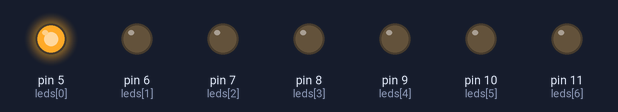
Bench run of a sketch on a simulated Arduino Uno, built with avr-gcc and run on an emulated ATmega328P. On the bench: output pins drawn as LEDs (lit = HIGH).

Above: at 0.02 s.
At 0.22 s:
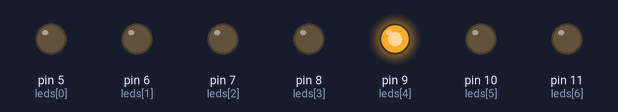
At 0.62 s:
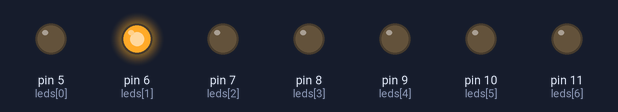
At 1.22 s:
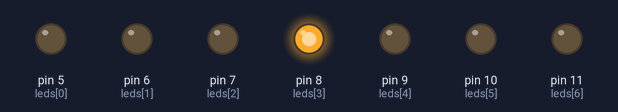
At 1.82 s:
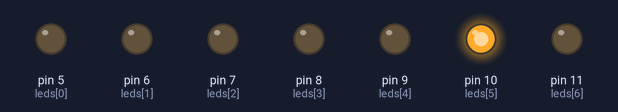
At 2.45 s:
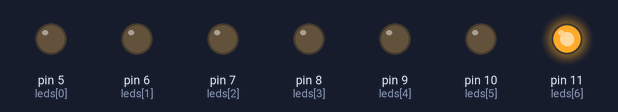
Timing chart, 0 to 3.0 s (numbered marks = the images above):
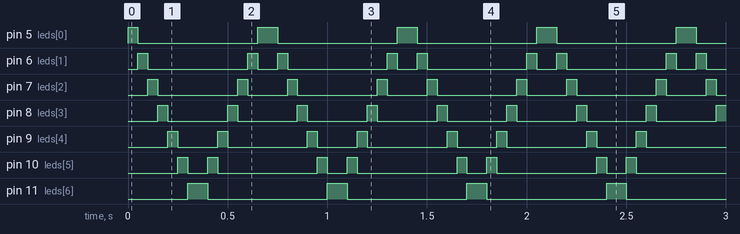

Measured:
- by itself, pin 5 (leds[0]), pin 11 (leds[6]): alternates HIGH for 0.10 s and LOW for 0.60 s
- by itself, pin 6 (leds[1]): repeats every 0.70 s: LOW 0.50 s, HIGH 0.05 s, LOW 0.10 s, HIGH 0.05 s
- by itself, pin 7 (leds[2]): repeats every 0.70 s: LOW 0.40 s, HIGH 0.05 s, LOW 0.20 s, HIGH 0.05 s
- by itself, pin 8 (leds[3]): alternates HIGH for 0.05 s and LOW for 0.30 s
- by itself, pin 9 (leds[4]): repeats every 0.70 s: LOW 0.20 s, HIGH 0.05 s, LOW 0.40 s, HIGH 0.05 s
- by itself, pin 10 (leds[5]): repeats every 0.70 s: LOW 0.10 s, HIGH 0.05 s, LOW 0.50 s, HIGH 0.05 s

The sketch:

4to_ejercicio.ino
```cpp
int leds[] = {5, 6, 7, 8, 9, 10, 11};
int numLeds = 7;
int tiempoEncendido = 50; // 50 ms

void setup() {
  for (int i = 0; i < numLeds; i++) {
    pinMode(leds[i], OUTPUT);
  }
}

void loop() {
  // Secuencia de 5 a 11
  for (int i = 0; i < numLeds; i++) {
    digitalWrite(leds[i], HIGH);
    delay(tiempoEncendido);
    digitalWrite(leds[i], LOW);
  }

  // Secuencia de 11 a 5
  for (int i = numLeds - 1; i >= 0; i--) {
    digitalWrite(leds[i], HIGH);
    delay(tiempoEncendido);
    digitalWrite(leds[i], LOW);
  }
}
```
